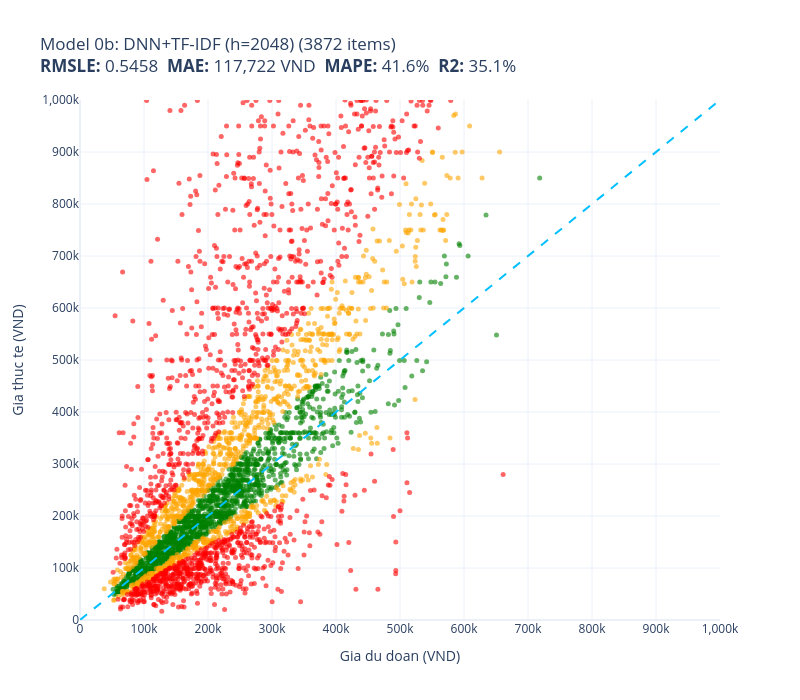
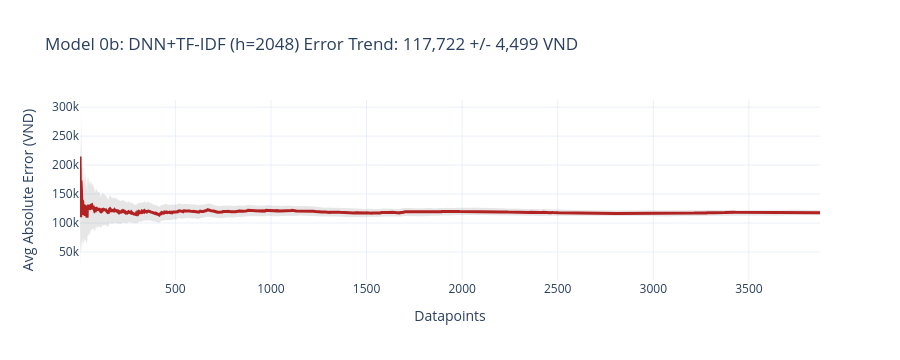
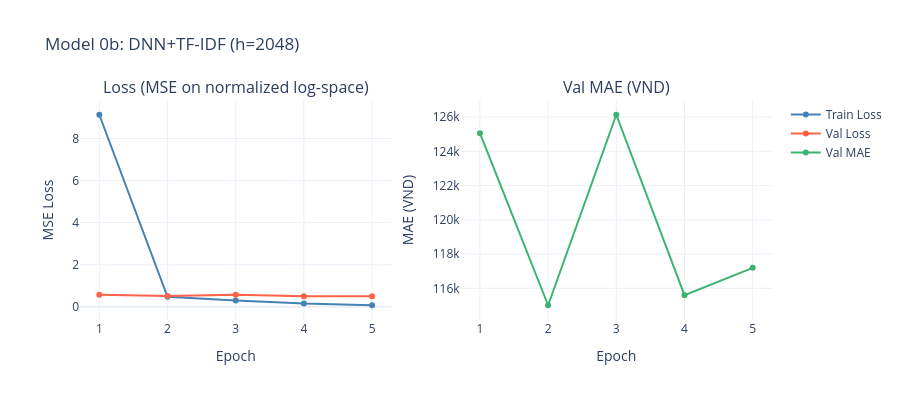

The notebook cell these images were saved under, in order:
### Code cell
print("\n\n" + "#" * 60)
print("# MODEL 0b: DNN + TF-IDF (hidden=2048)")
print("#" * 60)

X_tr, y_tr = prepare_dnn_data(X_tfidf_train, cat_train, train_prices)
X_va, y_va = prepare_dnn_data(X_tfidf_val, cat_val, val_prices)
X_te, y_te = prepare_dnn_data(X_tfidf_test, cat_test, test_prices)

model_0b = DeepNeuralNetwork(X_tr.shape[1], hidden_size=2048, num_layers=10)
cached = load_torch_weights(model_0b, "model_0b_dnn_tfidf2048", DEVICE)
if cached:
    model_0b, y_mean_0b, y_std_0b = cached
    hist_0b = None
else:
    model_0b, y_mean_0b, y_std_0b, hist_0b = train_torch_model(
        model_0b, X_tr, y_tr, X_va, y_va, DEVICE, epochs=5, batch_size=64
    )
    save_torch_weights(model_0b, y_mean_0b, y_std_0b, "model_0b_dnn_tfidf2048")
pred_0b = predict_batch(model_0b, X_te, y_mean_0b, y_std_0b, DEVICE)
evaluate_batch(test_prices, pred_0b, "Model 0b: DNN+TF-IDF (h=2048)")
if hist_0b:
    plot_training_history(hist_0b, "Model 0b: DNN+TF-IDF (h=2048)")
    ALL_HISTORIES["0b"] = hist_0b

del model_0b
torch.cuda.empty_cache()

### Figure 1 — Plotly figure (JSON) as saved in the notebook; plotly's stock layout.template omitted (floating-point values rounded to 4 significant figures; data arrays with more than 128 entries replaced by an {"elided": "..."} marker saying what was removed)
{"data": [{"customdata": {"elided": "1414x1 str values"}, "hovertemplate": "%{customdata[0]}<extra></extra>", "marker": {"color": "green", "opacity": 0.6, "size": 5}, "mode": "markers", "name": "green", "type": "scatter", "x": {"elided": "1414 float values"}, "y": {"elided": "1414 float values"}}, {"customdata": {"elided": "1007x1 str values"}, "hovertemplate": "%{customdata[0]}<extra></extra>", "marker": {"color": "orange", "opacity": 0.6, "size": 5}, "mode": "markers", "name": "orange", "type": "scatter", "x": {"elided": "1007 float values"}, "y": {"elided": "1007 float values"}}, {"customdata": {"elided": "1451x1 str values"}, "hovertemplate": "%{customdata[0]}<extra></extra>", "marker": {"color": "red", "opacity": 0.6, "size": 5}, "mode": "markers", "name": "red", "type": "scatter", "x": {"elided": "1451 float values"}, "y": {"elided": "1451 float values"}}, {"hoverinfo": "skip", "line": {"color": "deepskyblue", "dash": "dash", "width": 2}, "mode": "lines", "name": "y=x", "showlegend": false, "type": "scatter", "x": [0, 1000000], "y": [0, 1000000]}], "layout": {"height": 700, "showlegend": false, "title": {"text": "Model 0b: DNN+TF-IDF (h=2048) (3872 items)<br><b>RMSLE:</b> 0.5458  <b>MAE:</b> 117,722 VND  <b>MAPE:</b> 41.6%  <b>R2:</b> 35.1%"}, "width": 800, "xaxis": {"range": [0, 1000000], "ticktext": ["0", "100k", "200k", "300k", "400k", "500k", "600k", "700k", "800k", "900k", "1,000k"], "tickvals": [0, 100000, 200000, 300000, 400000, 500000, 600000, 700000, 800000, 900000, 1000000], "title": {"text": "Gia du doan (VND)"}}, "yaxis": {"range": [0, 1000000], "ticktext": ["0", "100k", "200k", "300k", "400k", "500k", "600k", "700k", "800k", "900k", "1,000k"], "tickvals": [0, 100000, 200000, 300000, 400000, 500000, 600000, 700000, 800000, 900000, 1000000], "title": {"text": "Gia thuc te (VND)"}}}}

### Figure 2 — Plotly figure (JSON) as saved in the notebook; plotly's stock layout.template omitted (floating-point values rounded to 4 significant figures; data arrays with more than 128 entries replaced by an {"elided": "..."} marker saying what was removed)
{"data": [{"fill": "toself", "fillcolor": "rgba(128,128,128,0.2)", "hoverinfo": "skip", "line": {"color": "rgba(255,255,255,0)"}, "showlegend": false, "type": "scatter", "x": {"elided": "7744 int values"}, "y": {"elided": "7744 float values"}}, {"line": {"color": "firebrick", "width": 3}, "mode": "lines", "name": "Cumulative Avg Error", "type": "scatter", "x": {"elided": "3872 int values"}, "y": {"elided": "3872 float values"}}], "layout": {"height": 360, "showlegend": false, "title": {"text": "Model 0b: DNN+TF-IDF (h=2048) Error Trend: 117,722 +/- 4,499 VND"}, "width": 900, "xaxis": {"title": {"text": "Datapoints"}}, "yaxis": {"ticktext": ["0", "50k", "100k", "150k", "200k", "250k", "300k"], "tickvals": [0, 50000, 100000, 150000, 200000, 250000, 300000], "title": {"text": "Avg Absolute Error (VND)"}}}}

### Figure 3 — Plotly figure (JSON) as saved in the notebook; plotly's stock layout.template omitted (floating-point values rounded to 4 significant figures)
{"data": [{"line": {"color": "steelblue"}, "mode": "lines+markers", "name": "Train Loss", "type": "scatter", "x": [1, 2, 3, 4, 5], "xaxis": "x", "y": [9.128, 0.4769, 0.3027, 0.1504, 0.07254], "yaxis": "y"}, {"line": {"color": "tomato"}, "mode": "lines+markers", "name": "Val Loss", "type": "scatter", "x": [1, 2, 3, 4, 5], "xaxis": "x", "y": [0.5675, 0.5096, 0.5697, 0.505, 0.4996], "yaxis": "y"}, {"line": {"color": "mediumseagreen"}, "mode": "lines+markers", "name": "Val MAE", "type": "scatter", "x": [1, 2, 3, 4, 5], "xaxis": "x2", "y": [125100.0, 115000.0, 126100.0, 115600.0, 117200.0], "yaxis": "y2"}], "layout": {"annotations": [{"font": {"size": 16}, "showarrow": false, "text": "Loss (MSE on normalized log-space)", "x": 0.225, "xanchor": "center", "xref": "paper", "y": 1, "yanchor": "bottom", "yref": "paper"}, {"font": {"size": 16}, "showarrow": false, "text": "Val MAE (VND)", "x": 0.775, "xanchor": "center", "xref": "paper", "y": 1, "yanchor": "bottom", "yref": "paper"}], "height": 400, "title": {"text": "Model 0b: DNN+TF-IDF (h=2048)"}, "width": 900, "xaxis": {"anchor": "y", "domain": [0, 0.45], "title": {"text": "Epoch"}}, "xaxis2": {"anchor": "y2", "domain": [0.55, 1], "title": {"text": "Epoch"}}, "yaxis": {"anchor": "x", "domain": [0, 1], "title": {"text": "MSE Loss"}}, "yaxis2": {"anchor": "x2", "domain": [0, 1], "title": {"text": "MAE (VND)"}}}}
